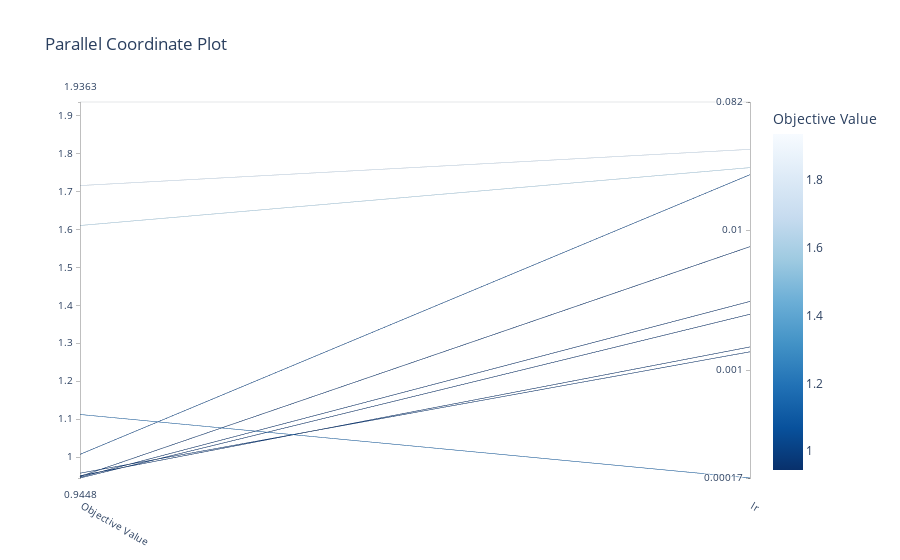

The code cell stored with this chart in its notebook:
### Code cell
study = runner.load_study("lr_study")  # if not loaded already
plot_parallel_coordinate(study)

### Figure 1 — Plotly figure (JSON) as saved in the notebook; plotly's stock layout.template omitted (floating-point values rounded to 4 significant figures)
{"data": [{"dimensions": [{"label": "Objective Value", "range": [0.9448, 1.936], "values": [1.611, 0.9508, 0.9448, 1.007, 0.9575, 1.716, 1.936, 1.112, 0.947, 0.9488]}, {"label": "lr", "range": [-3.769, -1.086], "ticktext": ["0.00017", "0.001", "0.01", "0.082"], "tickvals": [-3.769, -3, -2, -1.086], "values": [-1.554, -2.834, -2.6, -1.605, -2.868, -1.424, -1.086, -3.769, -2.509, -2.118]}], "labelangle": 30, "labelside": "bottom", "line": {"color": [1.611, 0.9508, 0.9448, 1.007, 0.9575, 1.716, 1.936, 1.112, 0.947, 0.9488], "colorbar": {"title": {"text": "Objective Value"}}, "colorscale": [[0, "rgb(247,251,255)"], [0.125, "rgb(222,235,247)"], [0.25, "rgb(198,219,239)"], [0.375, "rgb(158,202,225)"], [0.5, "rgb(107,174,214)"], [0.625, "rgb(66,146,198)"], [0.75, "rgb(33,113,181)"], [0.875, "rgb(8,81,156)"], [1, "rgb(8,48,107)"]], "reversescale": true, "showscale": true}, "type": "parcoords"}], "layout": {"title": {"text": "Parallel Coordinate Plot"}}}
